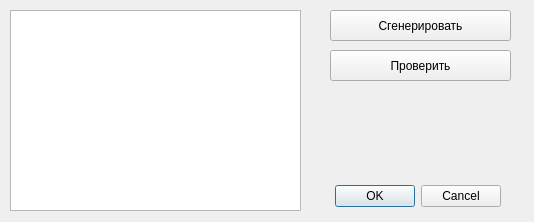
<?xml version="1.0" encoding="UTF-8"?>
<ui version="4.0">
 <class>magiccube</class>
 <widget class="QDialog" name="magiccube">
  <property name="geometry">
   <rect>
    <x>0</x>
    <y>0</y>
    <width>534</width>
    <height>222</height>
   </rect>
  </property>
  <property name="font">
   <font>
    <pointsize>18</pointsize>
   </font>
  </property>
  <property name="windowTitle">
   <string>Dialog</string>
  </property>
  <widget class="QDialogButtonBox" name="buttonBox">
   <property name="geometry">
    <rect>
     <x>330</x>
     <y>180</y>
     <width>171</width>
     <height>32</height>
    </rect>
   </property>
   <property name="font">
    <font>
     <pointsize>9</pointsize>
    </font>
   </property>
   <property name="orientation">
    <enum>Qt::Horizontal</enum>
   </property>
   <property name="standardButtons">
    <set>QDialogButtonBox::Cancel|QDialogButtonBox::Ok</set>
   </property>
  </widget>
  <widget class="QPushButton" name="gen_cube">
   <property name="geometry">
    <rect>
     <x>330</x>
     <y>10</y>
     <width>181</width>
     <height>31</height>
    </rect>
   </property>
   <property name="font">
    <font>
     <pointsize>9</pointsize>
    </font>
   </property>
   <property name="text">
    <string>Сгенерировать</string>
   </property>
  </widget>
  <widget class="QPushButton" name="check_cube">
   <property name="geometry">
    <rect>
     <x>330</x>
     <y>50</y>
     <width>181</width>
     <height>31</height>
    </rect>
   </property>
   <property name="font">
    <font>
     <pointsize>9</pointsize>
    </font>
   </property>
   <property name="text">
    <string>Проверить</string>
   </property>
  </widget>
  <widget class="QTextEdit" name="min_out">
   <property name="geometry">
    <rect>
     <x>10</x>
     <y>10</y>
     <width>291</width>
     <height>201</height>
    </rect>
   </property>
   <property name="font">
    <font>
     <pointsize>9</pointsize>
    </font>
   </property>
   <property name="readOnly">
    <bool>true</bool>
   </property>
  </widget>
 </widget>
 <resources/>
 <connections>
  <connection>
   <sender>buttonBox</sender>
   <signal>accepted()</signal>
   <receiver>magiccube</receiver>
   <slot>accept()</slot>
   <hints>
    <hint type="sourcelabel">
     <x>248</x>
     <y>254</y>
    </hint>
    <hint type="destinationlabel">
     <x>157</x>
     <y>274</y>
    </hint>
   </hints>
  </connection>
  <connection>
   <sender>buttonBox</sender>
   <signal>rejected()</signal>
   <receiver>magiccube</receiver>
   <slot>reject()</slot>
   <hints>
    <hint type="sourcelabel">
     <x>316</x>
     <y>260</y>
    </hint>
    <hint type="destinationlabel">
     <x>286</x>
     <y>274</y>
    </hint>
   </hints>
  </connection>
 </connections>
</ui>
